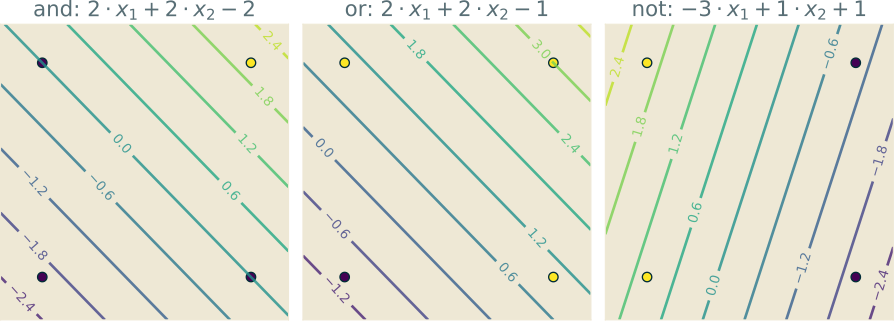

The script that drew this image:
import matplotlib.pyplot as plt
import numpy as np
from sklearn.linear_model import Perceptron

X = np.array([[1, 1], [1, 0], [0, 1], [0, 0]])
y_and = np.array([1, -1, -1, -1])
y_or = np.array([1, 1, 1, 0])
y_not = np.array([0, 0, 1, 1])

i = 1
h = .02

tasks = [
    (X, y_and, 'and'),
    (X, y_or, 'or'),
    (X, y_not, 'not'),
]

figure = plt.figure(figsize=(12, 4))

with plt.style.context('Solarize_Light2'):
    for index, ds in enumerate(tasks):

        X, y, name = ds

        x_min, x_max = -0.2, 1.2
        y_min, y_max = -0.2, 1.2
        xx, yy = np.meshgrid(np.arange(x_min, x_max, h), np.arange(y_min, y_max, h))

        ax = plt.subplot(1, len(tasks), i)

        ax.set_xlim(xx.min(), xx.max())
        ax.set_ylim(yy.min(), yy.max())
        ax.set_xticks(())
        ax.set_yticks(())
        i += 1

        clf = Perceptron(tol=1e-3, random_state=0)
        clf.fit(X, y)  # 训练模型
        score = clf.score(X, y)  # 训练精度

        if clf.intercept_[0] < 0:
            ax.set_title(r"%s: $%d \cdot x_1 + %d \cdot x_2 %d$" % (name, clf.coef_[0, 0], clf.coef_[0, 1], clf.intercept_[0]), color="#586e75")
        else:
            ax.set_title(r"%s: $%d \cdot x_1 + %d \cdot x_2 + %d$" % (name, clf.coef_[0, 0], clf.coef_[0, 1], clf.intercept_[0]), color="#586e75")

        Z = clf.decision_function(np.c_[xx.ravel(), yy.ravel()])
        Z = Z.reshape(xx.shape)

        # ax.contourf(xx, yy, Z, alpha=.8)
        contours = ax.contour(xx, yy, Z, 10, alpha=.8)
        ax.clabel(contours)
        ax.scatter(X[:, 0], X[:, 1], s=50, c=y, edgecolors='#002b36')
        # ax.text((xx.min()+xx.max())/2, yy.min()+0.05, ('acc = %.2f' % score).lstrip('0'), size=14, horizontalalignment='center')

plt.subplots_adjust(wspace=0.05, hspace=0.05)
plt.show()
